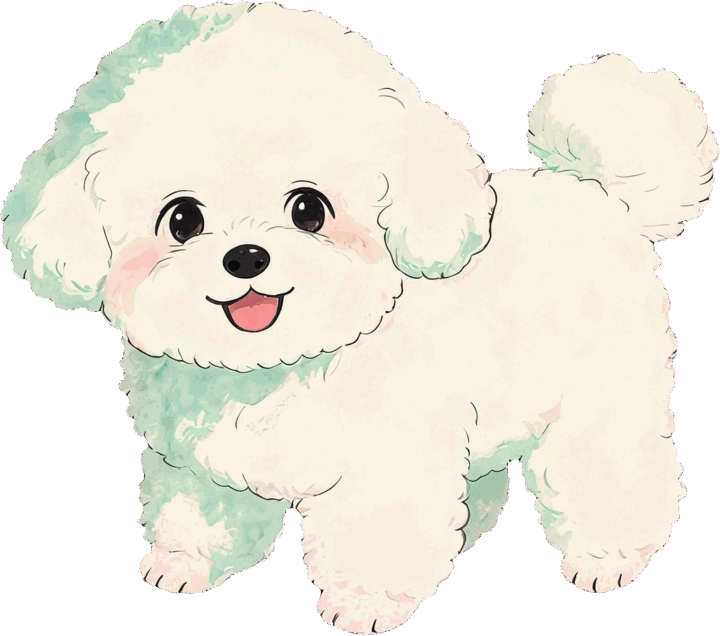
#> input picture assets/art/pets/bichon_baby.png, 720 x 636 px; its folder holds only this picture in this run
$ python slim.py ../assets/art/pets/bichon_baby.png
#> lines starting #> are read from the running program, lines starting #| are printed output that depends on the picture
#!/usr/bin/env python3
"""二次瘦身：素材比游戏里实际显示的尺寸大一大截，iPad 首屏被拖慢。

第一版 optimize.mjs 已经压过一轮（贴纸 720px / 背景 1920px q86），
但按 iPad Pro 最坏情况算：一只宠物最大也就 25vmin ≈ 256 CSS px，
DPR 2 → 512 物理像素，720px 是纯浪费。这一轮按"实际显示 × 2"重新定尺寸。

幂等：ledger 记 (size, mtime)，没变过的跳过，避免反复量化掉色阶。
"""
import json, os, subprocess, sys
from PIL import Image

ROOT = os.path.join(os.path.dirname(os.path.abspath(__file__)), '..')
os.chdir(ROOT)
LEDGER = 'assets/art/.slimmed.json'
done = json.load(open(LEDGER)) if os.path.exists(LEDGER) else {}
force = '--force' in sys.argv

#            目录                  最长边   说明
JOBS = [
    ('assets/art/pets',    512),   # 最大 25vmin ≈ 256 CSS px
    ('assets/art/furni',   380),   # 最大 ~15vmin
    ('assets/art/props',   380),
    ('assets/art/clothes', 320),   # 贴在宠物身上，比宠物还小
]
FG_MAX = 1440                      # 前景遮挡条，只占屏幕下方 34%
JPG_Q  = 76                        # 背景重压（原来 86）

def sig(p):
    st = os.stat(p)
    return f'{st.st_size}:{int(st.st_mtime)}'

before = after = n = 0

def slim_png(p, maxpx):
#> called with p = 'assets/art/pets/bichon_baby.png', maxpx = 512
    im = Image.open(p).convert('RGBA')
#> im is the input picture: PIL image 720x636 RGBA; mean R, G, B, A 205.9, 189.1, 183.1, 170.7
    w, h = im.size
#> w = 720; h = 636
    if max(w, h) > maxpx:
        s = maxpx / max(w, h)
#> s = 0.711
        im = im.resize((round(w * s), round(h * s)), Image.LANCZOS)
#> im: PIL image 512x452 RGBA
    im.quantize(colors=255, method=Image.FASTOCTREE).save(p, optimize=True)
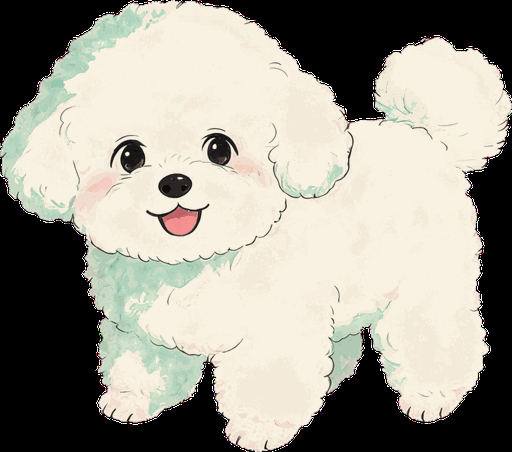
#> saved as bichon_baby.png: PIL image 512x452 P; mean R, G, B 160.1, 156.6, 146.2

targets = []
for d, mx in JOBS:
    if os.path.isdir(d):
        targets += [(os.path.join(d, f), mx, 'png') for f in sorted(os.listdir(d)) if f.endswith('.png')]
bg = 'assets/art/bg'
if os.path.isdir(bg):
    targets += [(os.path.join(bg, f), FG_MAX, 'png') for f in sorted(os.listdir(bg)) if f.endswith('.png')]
    targets += [(os.path.join(bg, f), 0, 'jpg') for f in sorted(os.listdir(bg)) if f.endswith('.jpg')]

for p, mx, kind in targets:
    if not force and done.get(p) == sig(p):
        continue
    b = os.path.getsize(p); before += b
    if kind == 'png':
        slim_png(p, mx)
    else:
        subprocess.run(['magick', p, '-quality', str(JPG_Q), '-sampling-factor', '4:2:0',
                        '-strip', '-interlace', 'Plane', p], check=True)
    after += os.path.getsize(p); n += 1
    done[p] = sig(p)

json.dump(done, open(LEDGER, 'w'), indent=1)
mb = lambda x: f'{x / 1048576:.1f}MB'
if n:
    print(f'✅ {n} 张：{mb(before)} → {mb(after)}（省 {100 - after / before * 100:.0f}%）')
else:
    print('没有需要处理的文件（ledger 全命中）')
